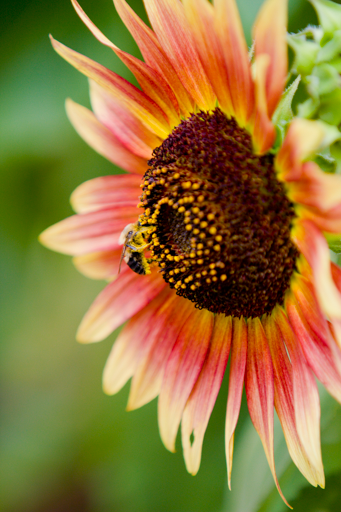
#> input picture detection/laplace_pyramid/images/input/a2376-IMG_2891.png, 341 x 512 px, given as the content of the folder ../images/input/5, which was not available
$ python exposure_fusion.py
#> lines starting #> are read from the running program, lines starting #| are printed output that depends on the picture; pictures that were not available may be replaced by others from this repository, and a replacement may not be noted
# Python
import os
import sys
import math
import copy
# 3rd party
import cv2
import numpy


def visualize(sequence_pyramid):
	S2 = len(sequence_pyramid)
	layers_num_2 = len(sequence_pyramid[0])
	_size = sequence_pyramid[0][0].shape[1::-1]
	display = numpy.concatenate(
		[cv2.normalize(numpy.concatenate([cv2.resize(sequence_pyramid[s][i], _size) for i in range(layers_num_2)], axis=0), None, alpha=0, beta=1, norm_type=cv2.NORM_MINMAX) for s in range(S2)], axis=1)
	global save_dir
	cv2.imwrite(os.path.join(save_dir, "sequence_laplace_pyramids.png"), (display * 255).astype("uint8"), [cv2.IMWRITE_PNG_COMPRESSION, 0])


def cv_show(image, message="crane"):
	cv2.imshow(message, image)
	cv2.waitKey(0)
	cv2.destroyAllWindows()


def exposure_fusion(sequence, alphas=(1.0, 1.0, 1.0), best_illumination=0.5, sigma=0.2, eps=1e-12,
		use_lappyr=True, use_gaussi=False, layers_num=5, scale=2.0, visual=False):
	# 转化成 float 数据
#> called with sequence = array of shape (1, 512, 341, 3), alphas = (1, 1, 1), best_illumination = 0.5, sigma = 0.2, eps = 1e-12, use_lappyr = True, use_gaussi = True, layers_num = 7
	sequence = numpy.stack([it.astype("float32") / 255 for it in sequence], axis=0)
	S = len(sequence)
#> S = 1
	H, W, C = sequence[0].shape
#> H = 512; W = 341; C = 3
	# 准备一些中间变量
	laplace_kernel = numpy.array(([0,  1, 0], [1, -4, 1], [0,  1, 0]), dtype="float32")
	mse = lambda l, r: (l - r) * (l - r)
	best_illumination = numpy.full((H, W), best_illumination, dtype='float32')
	# 存放每张图像的权重图
	weights = []
	# 每张图像都求一个初始权重
	for s in range(S):
		# 从拉普拉斯求对比度
		gray = cv2.cvtColor(sequence[s], cv2.COLOR_BGR2GRAY)
		contrast = cv2.filter2D(gray, -1, laplace_kernel, borderType=cv2.BORDER_REPLICATE)
		contrast = numpy.abs(contrast)
		# 求饱和度
		mean = numpy.mean(sequence[s], axis=-1)
		saturation = numpy.sqrt(numpy.mean([mse(sequence[s][:, :, ch], mean) for ch in range(3)], axis=0))
		# 求亮度
		illumination = [numpy.exp(-0.5 * mse(sequence[s][:, :, ch], best_illumination) / (sigma * sigma)) for ch in range(3)]
		illumination = numpy.prod(illumination, axis=0)
		# 三者加权
		cur_weight = numpy.power(contrast, alphas[0]) * numpy.power(saturation, alphas[1]) * numpy.power(illumination, alphas[2])
		weights.append(cur_weight)
#> this loop made 1 pass
#> pass 1, in exposure_fusion, `contrast = cv2.filter2D(gray, -1, laplace_kernel, borderType=cv2.BORDE..`:
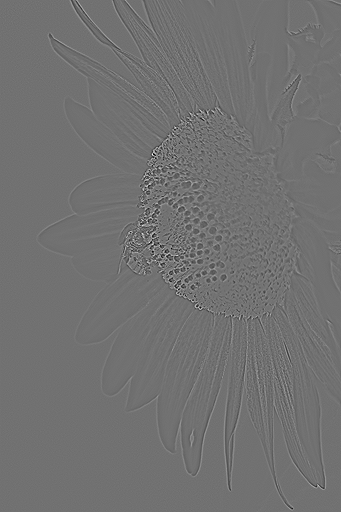
#> contrast: shape (512, 341) float32; min -1.01, max 1.25, mean -9.42e-11; drawn with min black and max white
#> pass 1, in exposure_fusion, `contrast = numpy.abs(contrast)`:
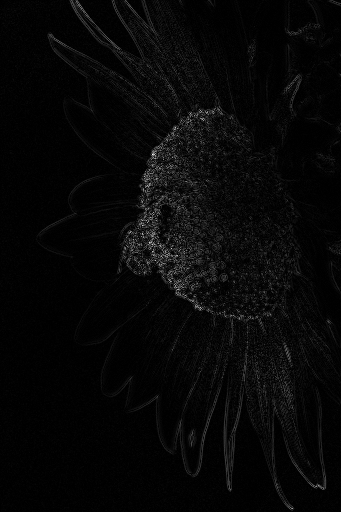
#> contrast: shape (512, 341) float32; min 0, max 1.25, mean 0.0371; drawn with min black and max white
#> pass 1, in exposure_fusion, `mean = numpy.mean(sequence[s], axis=-1)`:
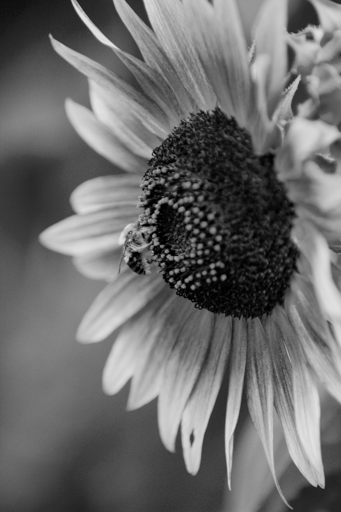
#> mean: shape (512, 341) float32; min 0, max 0.906, mean 0.424
#> after the loop:
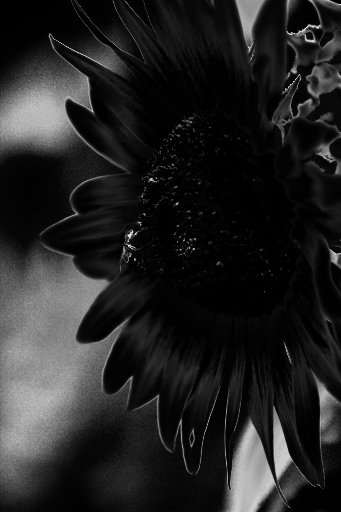
#> illumination: shape (512, 341) float32; min 8.48e-05, max 0.953, mean 0.14
#> after the loop:
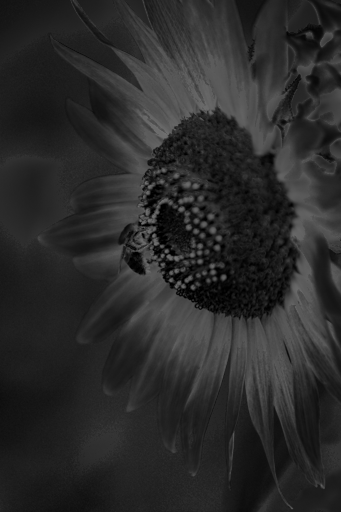
#> saturation: shape (512, 341) float32; min 0, max 0.444, mean 0.168
#> after the loop, weights = 1 item
	# 归一化
	normalize = lambda x: x / numpy.expand_dims(numpy.sum(x, axis=0), axis=0)
	weights = numpy.stack(weights, axis=0)
	weights += eps
	weights = normalize(weights)
	# 这里要把 sequence 还原回来
	sequence *= 255;
	# 粗糙的融合
	origin_fusion = numpy.sum(numpy.stack([weights, weights, weights], axis=-1) * sequence, axis=0)
	origin_fusion = numpy.clip(origin_fusion, 0, 255).astype("uint8")
#> origin_fusion is the input picture: shape (512, 341, 3); mean B, G, R 59.1, 119.2, 146.4
	results = {"naive": origin_fusion}
	# 是否用高斯
	if(use_gaussi == True):
		# 使用高斯模糊对 weights 做模糊
		smoothed_weights = numpy.stack([cv2.GaussianBlur(w, (49, 49), 8) for w in weights], axis=0)
		smoothed_weights = normalize(smoothed_weights)
		smoothed_fusion = numpy.sum(numpy.stack([smoothed_weights, smoothed_weights, smoothed_weights], axis=-1) * sequence, axis=0)
		smoothed_fusion = numpy.clip(smoothed_fusion, 0, 255).astype("uint8")
		results.update({"gaussi_smoothed": smoothed_fusion})
	# 是否用拉普拉斯
	if(use_lappyr == True):

		# 根据最高分辨率的图像 high_res, 得到高度 layers 的高斯金字塔
		def build_gaussi_pyramid(high_res, layers):
#> called with layers = 7
			this_flash = [high_res]
			for i in range(1, layers):
				# 先对当前权重做高斯模糊, 然后下采样
				blurred = cv2.GaussianBlur(this_flash[i - 1], (5, 5), 0.83)
				blurred = blurred[::2, ::2]
				this_flash.append(blurred)
#> after the loop, this_flash = 7 items
			return this_flash

		# 根据已知的高斯金字塔, 从最底层开始上采样, 得到每一个尺度的 laplace 细节
		def build_laplace_pyramaid(gaussi_pyramid, layers):
			upsampled = gaussi_pyramid[layers - 1]
			pyramid = [upsampled]
			for i in range(layers - 1, 0, -1):
				size = (gaussi_pyramid[i - 1].shape[1], gaussi_pyramid[i - 1].shape[0])
				# upsampled = cv2.resize(upsampled, size) # 假如我一直上采样呢
				upsampled = cv2.resize(gaussi_pyramid[i], size)
				pyramid.append(gaussi_pyramid[i - 1] - upsampled)
			pyramid.reverse() # 目前分辨率都是从高到低排列的
			return pyramid

		# 求每张图的权重的高斯金字塔
		sequence_weights_pyramids = [build_gaussi_pyramid(weights[s], layers_num) for s in range(S)]
#> sequence_weights_pyramids = 1 item
		# 求每张图的高斯金字塔, 以求 laplace
		sequence_gaussi_pyramids = [build_gaussi_pyramid(sequence[s], layers_num) for s in range(S)]
#> the loop in build_gaussi_pyramid (call 2), `for i in range(1, layers):` made 6 passes
#> pass 2, in build_gaussi_pyramid (call 2), `blurred = blurred[::2, ::2]`:
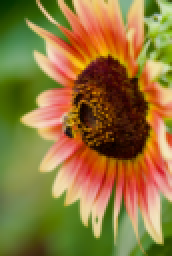
#> blurred: shape (128, 86, 3) float32 (shown 2 times larger); mean of channels 0, 1, 2 59.2, 119.4, 146.3; drawn as B, G, R
#> sequence_gaussi_pyramids = 1 item
		# 求每张图的 laplace 金字塔
		sequence_laplace_pyramids = [build_laplace_pyramaid(sequence_gaussi_pyramids[s], layers_num) for s in range(S)]
#> after the loop in build_laplace_pyramaid, `for i in range(layers - 1, 0, -1):`: pyramid = 7 items
#> sequence_laplace_pyramids = 1 item
		# 这里可以归一化, 做可视化
		if(visual): visualize(sequence_laplace_pyramids)
		# 每一个尺度, 融合一系列图像的的 laplace 细节, 得到一个融合的 laplace 金字塔
		fused_laplace_pyramid = [numpy.sum([sequence_laplace_pyramids[k][n] *
				numpy.atleast_3d(sequence_weights_pyramids[k][n]) for k in range(S)], axis=0) for n in range(layers_num)]
#> fused_laplace_pyramid = 7 items

		# 先从最底层的图像开始, 每次上采样都加上同等尺度的 laplace 细节
		start = fused_laplace_pyramid[layers_num - 1]
		for i in range(layers_num - 2, -1, -1):
			upsampled = cv2.resize(start, (fused_laplace_pyramid[i].shape[1], fused_laplace_pyramid[i].shape[0]))
			start = fused_laplace_pyramid[i] + upsampled
#> this loop made 6 passes
#> pass 3, in exposure_fusion, `start = fused_laplace_pyramid[i] + upsampled`:
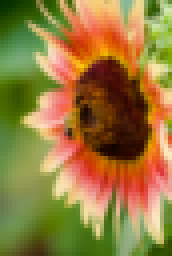
#> start: shape (64, 43, 3) float32 (shown 4 times larger); mean of channels 0, 1, 2 59.2, 119.4, 146.1; drawn with min black and max white
		# 灰度值截断在 0-255 之间
		start = numpy.clip(start, 0, 255).astype("uint8")
		# 放到结果列表中
		results.update({"laplace_pyramid": start})

	return results


images_dir = "../images/input/5"
save_dir = "../images/output/5"
os.makedirs(save_dir, exist_ok=True)

# 读取图片
images_list = [os.path.join(images_dir, it) for it in os.listdir(images_dir)]
sequence = numpy.stack([cv2.imread(name) for name in images_list])

# 曝光融合
fused_results = exposure_fusion(
	sequence,
	use_lappyr=True,
	use_gaussi=True,
	layers_num=7,
	alphas=(1.0, 1.0, 1.0),
	visual=False)
#> fused_results = 3 items

# 展示与保存
for l, r in fused_results.items():
	cv_show(r, l)
	cv2.imwrite(os.path.join(save_dir, l + ".png"), r, [cv2.IMWRITE_PNG_COMPRESSION, 0])
#> this loop made 3 passes
#> l on passes 1 to 3: 'naive', 'gaussi_smoothed', 'laplace_pyramid'
